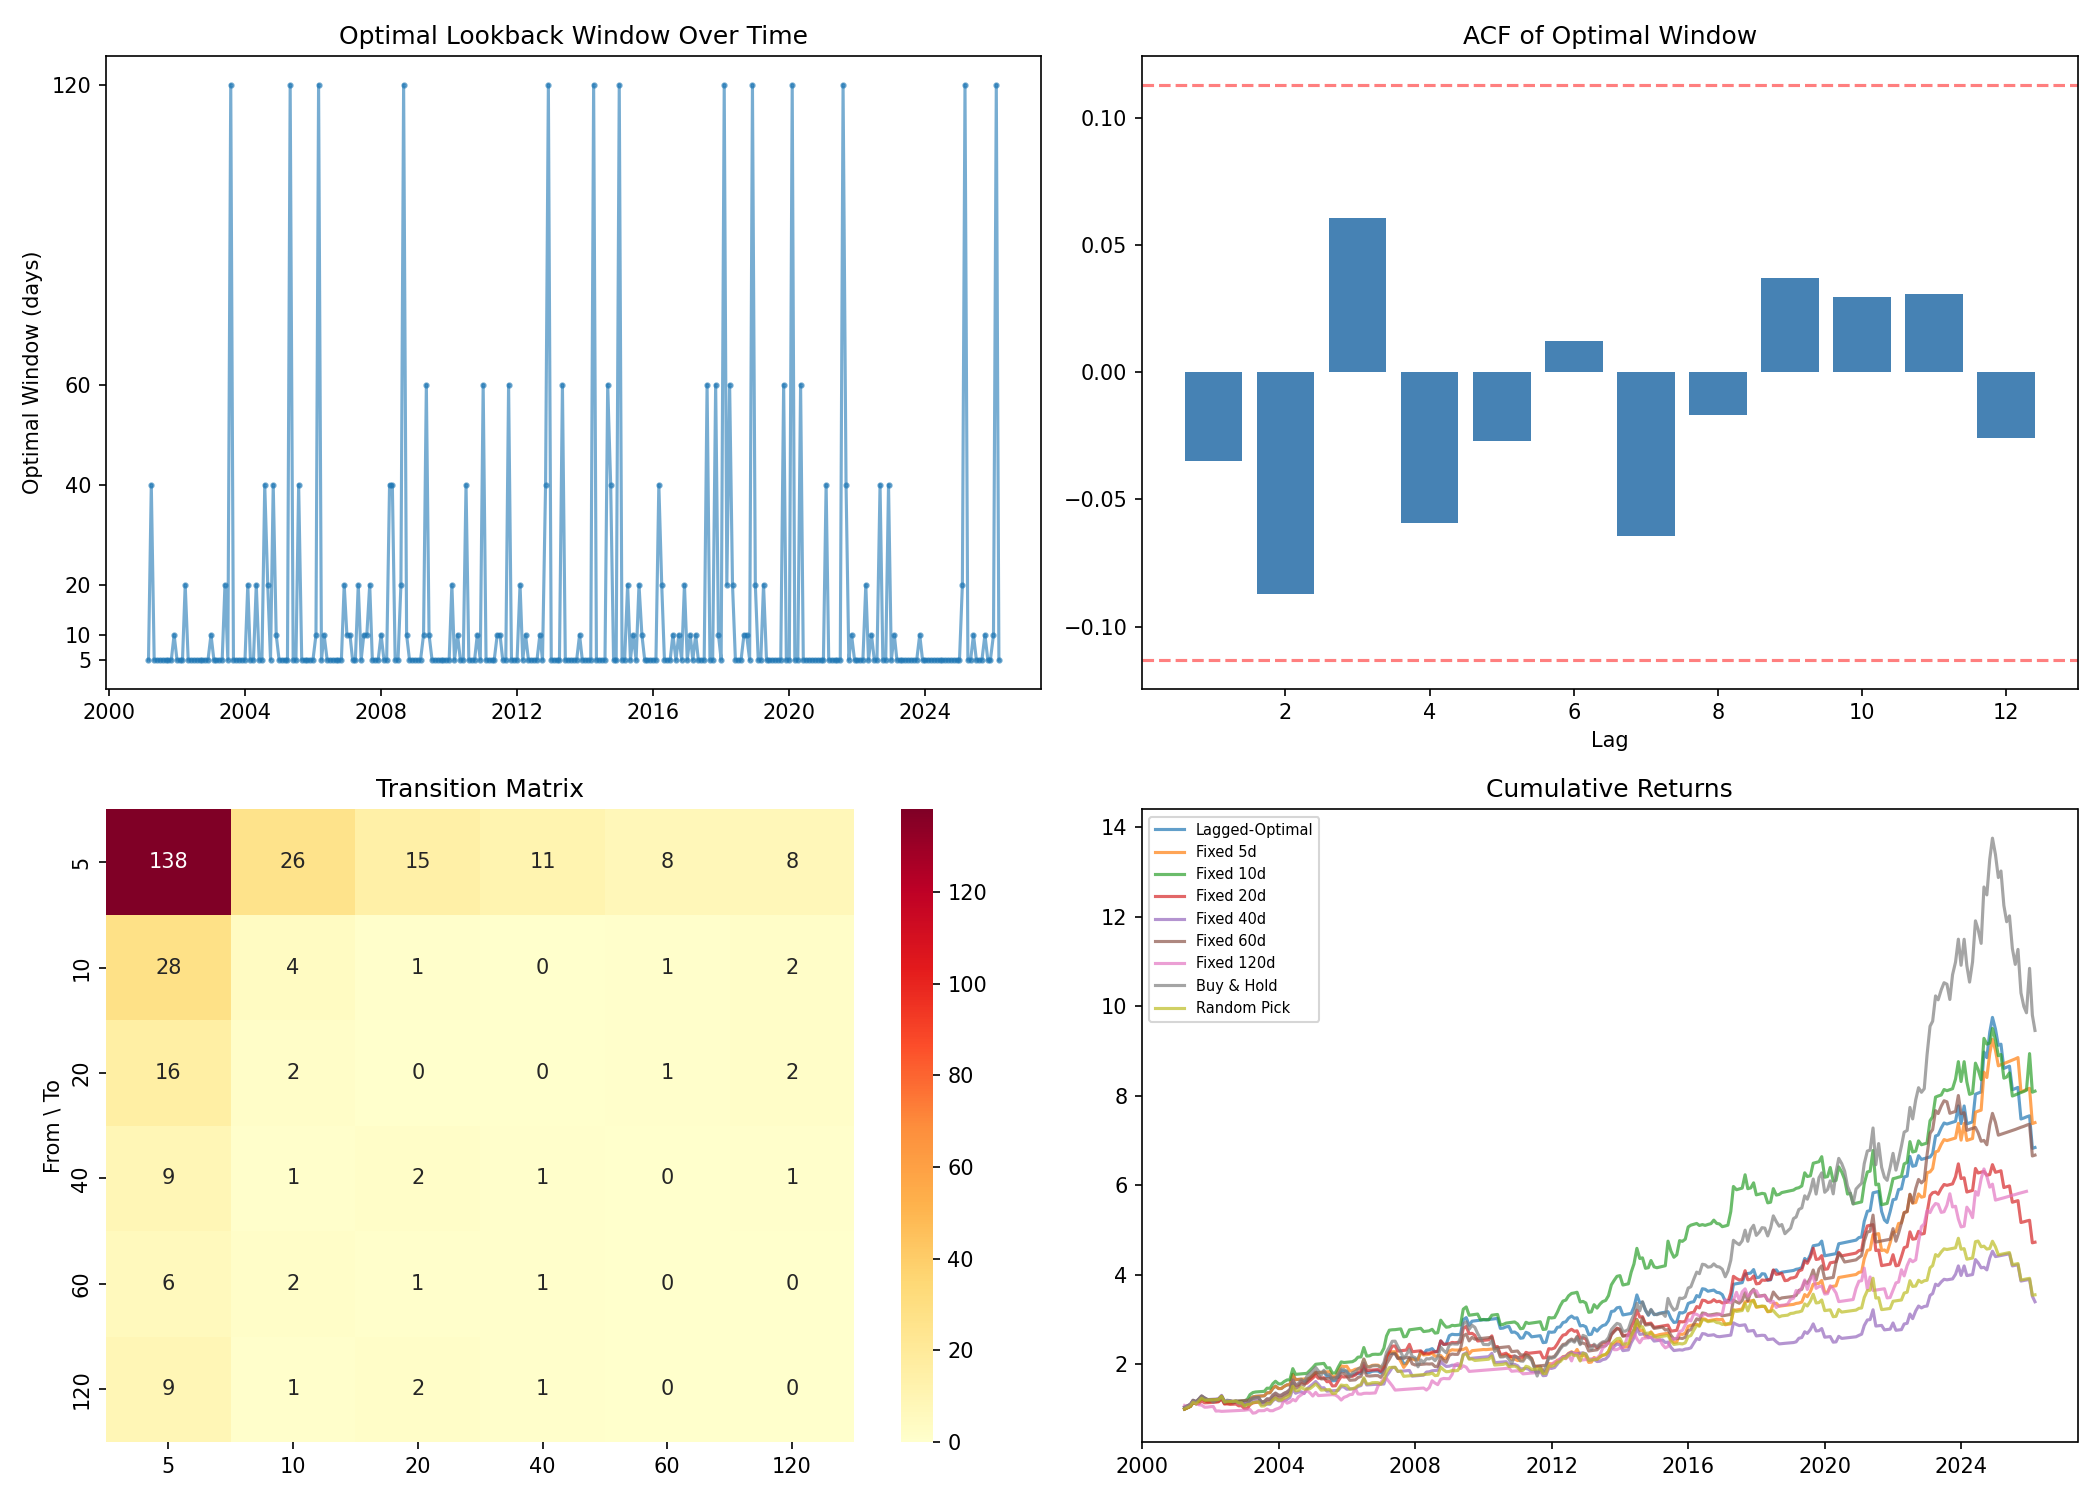

Here is the Python script that generated this plot:
import pandas as pd
import numpy as np
import yfinance as yf
from pandas_datareader import data as pdr
from statsmodels.stats.diagnostic import acorr_ljungbox
from statsmodels.tsa.stattools import acf, pacf
from scipy import stats
import matplotlib.pyplot as plt
import seaborn as sns
from itertools import groupby

# =============================================================
# 1. DATA
# =============================================================

vti = yf.download('VTI', start='2001-01-01', end='2026-03-27')['Close']
# Handle MultiIndex columns from recent yfinance versions
if isinstance(vti, pd.DataFrame):
    vti = vti['VTI'] if 'VTI' in vti.columns else vti.iloc[:, 0]
vti = vti.squeeze()
vti.name = 'VTI'

# FRED 3-month T-bill (secondary market, daily, annualized %)
tbill = pdr.get_data_fred('DTB3', start='2001-01-01', end='2026-03-27')
tbill = tbill['DTB3'].dropna()
tbill_daily = tbill / 100 / 252  # approx daily yield

# align dates
common = vti.index.intersection(tbill_daily.index)
vti = vti.loc[common]
tbill_daily = tbill_daily.loc[common]

# =============================================================
# 2. MONTH-END REBALANCING DATES
# =============================================================

# use last trading day of each month
month_ends = vti.resample('ME').last().index
# map each month-end label to actual last trading day
month_end_dates = []
for me in month_ends:
    mask = vti.index[vti.index.month == me.month]
    mask = mask[mask.year == me.year]
    if len(mask) > 0:
        month_end_dates.append(mask[-1])

month_end_dates = pd.DatetimeIndex(month_end_dates).drop_duplicates().sort_values()

# =============================================================
# 3. COMPUTE OPTIMAL WINDOW EACH MONTH
# =============================================================

windows = [5, 10, 20, 40, 60, 120]

records = []

for i in range(1, len(month_end_dates) - 1):
    decision_date = month_end_dates[i]
    next_date = month_end_dates[i + 1]

    # realized VTI return over the coming month
    ret_vti = vti.loc[next_date] / vti.loc[decision_date] - 1

    # realized cash return over the coming month (compounded daily yields)
    cash_mask = tbill_daily.loc[decision_date:next_date].iloc[1:]  # exclude decision date
    ret_cash = (1 + cash_mask).prod() - 1

    best_return = -np.inf
    best_window = None

    for w in windows:
        # find the trading day ~w days before decision_date
        loc = vti.index.get_loc(decision_date)
        if loc - w < 0:
            continue
        lookback_date = vti.index[loc - w]
        trailing_ret = vti.loc[decision_date] / vti.loc[lookback_date] - 1

        # binary rule
        if trailing_ret >= 0:
            realized = ret_vti
        else:
            realized = ret_cash

        # tie-break: largest window wins (iterate ascending, strict >)
        if realized > best_return:
            best_return = realized
            best_window = w

    # skip months where all windows were too short for the available history
    if best_window is not None:
        records.append({
            'date': decision_date,
            'optimal_window': best_window,
            'best_return': best_return,
            'vti_return': ret_vti,
            'cash_return': ret_cash
        })

df = pd.DataFrame(records).set_index('date')
seq = df['optimal_window']

print(f"Total months: {len(seq)}")
print(f"\nFrequency of optimal window:")
print(seq.value_counts().sort_index())

# =============================================================
# 4. AUTOCORRELATION TESTS
# =============================================================

# encode windows as integers for ACF (use raw values — ordinal spacing is meaningful)
seq_vals = seq.values.astype(float)

# ACF / PACF
nlags = 12
acf_vals, acf_ci = acf(seq_vals, nlags=nlags, alpha=0.05)
pacf_vals, pacf_ci = pacf(seq_vals, nlags=nlags, alpha=0.05)

print("\n=== ACF (lags 1-12) ===")
for lag in range(1, nlags + 1):
    sig = "*" if acf_ci[lag][0] > 0 or acf_ci[lag][1] < 0 else ""
    print(f"  Lag {lag:2d}: {acf_vals[lag]:+.4f} {sig}")

print("\n=== PACF (lags 1-12) ===")
for lag in range(1, nlags + 1):
    sig = "*" if pacf_ci[lag][0] > 0 or pacf_ci[lag][1] < 0 else ""
    print(f"  Lag {lag:2d}: {pacf_vals[lag]:+.4f} {sig}")

# Ljung-Box
lb = acorr_ljungbox(seq_vals, lags=12, return_df=True)
print("\n=== Ljung-Box test ===")
print(lb.to_string())

# =============================================================
# 5. RUNS TEST
# =============================================================

# runs test on whether window stays the same or changes
median_val = np.median(seq_vals)
binary = (seq_vals >= median_val).astype(int)
n_runs = sum(1 for _ in groupby(binary))
n1 = binary.sum()
n0 = len(binary) - n1
n = len(binary)

# expected runs under independence
mu_runs = (2 * n0 * n1) / n + 1
var_runs = (2 * n0 * n1 * (2 * n0 * n1 - n)) / (n**2 * (n - 1))
z_runs = (n_runs - mu_runs) / np.sqrt(var_runs) if var_runs > 0 else 0
p_runs = 2 * (1 - stats.norm.cdf(abs(z_runs)))

print(f"\n=== Runs Test (above/below median) ===")
print(f"  Runs: {n_runs}, Expected: {mu_runs:.1f}, Z: {z_runs:.3f}, p: {p_runs:.4f}")

# =============================================================
# 6. TRANSITION MATRIX + CHI-SQUARE
# =============================================================

window_labels = sorted(seq.unique())
n_states = len(window_labels)
w_to_idx = {w: i for i, w in enumerate(window_labels)}

trans = np.zeros((n_states, n_states), dtype=int)
for t in range(len(seq) - 1):
    i = w_to_idx[seq.iloc[t]]
    j = w_to_idx[seq.iloc[t + 1]]
    trans[i, j] += 1

trans_df = pd.DataFrame(trans, index=window_labels, columns=window_labels)
trans_df.index.name = 'From \\ To'

print("\n=== Transition Matrix ===")
print(trans_df.to_string())

# chi-square test of independence
chi2, p_chi2, dof, expected = stats.chi2_contingency(trans)
print(f"\nChi-square: {chi2:.2f}, df: {dof}, p: {p_chi2:.4f}")

# =============================================================
# 7. LAGGED-OPTIMAL STRATEGY TEST
# =============================================================

# strategy: use last month's optimal window for this month's decision
df['lagged_window'] = df['optimal_window'].shift(1)
df_strat = df.dropna(subset=['lagged_window']).copy()
df_strat['lagged_window'] = df_strat['lagged_window'].astype(int)

# risk-free rate per month for excess-return Sharpe
monthly_rf = tbill_daily.resample('ME').sum()

# compute return under lagged-optimal strategy
lagged_returns = []
for idx, row in df_strat.iterrows():
    w = int(row['lagged_window'])
    loc = vti.index.get_loc(idx)
    if loc - w < 0:
        lagged_returns.append(np.nan)
        continue
    lookback_date = vti.index[loc - w]
    trailing_ret = vti.loc[idx] / vti.loc[lookback_date] - 1

    if trailing_ret >= 0:
        lagged_returns.append(row['vti_return'])
    else:
        lagged_returns.append(row['cash_return'])

df_strat['lagged_strategy_return'] = lagged_returns
df_strat = df_strat.dropna()

# baselines: each fixed window
for w in windows:
    rets = []
    for idx, row in df_strat.iterrows():
        loc = vti.index.get_loc(idx)
        if loc - w < 0:
            rets.append(np.nan)
            continue
        lookback_date = vti.index[loc - w]
        trailing_ret = vti.loc[idx] / vti.loc[lookback_date] - 1
        if trailing_ret >= 0:
            rets.append(row['vti_return'])
        else:
            rets.append(row['cash_return'])
    df_strat[f'fixed_{w}'] = rets

# buy and hold baseline
df_strat['buy_hold'] = df_strat['vti_return']

# random baseline: simulate randomly picking one window per month
rng = np.random.default_rng(42)
fixed_cols = [f'fixed_{w}' for w in windows]
random_picks = rng.integers(0, len(windows), size=len(df_strat))
df_strat['random_pick'] = [
    df_strat[fixed_cols[pick]].iloc[i]
    for i, pick in enumerate(random_picks)
]

# =============================================================
# 8. PERFORMANCE COMPARISON
# =============================================================

def perf_stats(returns, label, monthly_rf=monthly_rf):
    r = returns.dropna()
    ann_ret = (1 + r).prod() ** (12 / len(r)) - 1
    ann_vol = r.std() * np.sqrt(12)
    # excess-return Sharpe using matched monthly risk-free rates
    rf_aligned = monthly_rf.reindex(r.index, method='ffill').fillna(0)
    excess = r - rf_aligned
    ann_excess = excess.mean() * 12
    sharpe = ann_excess / ann_vol if ann_vol > 0 else 0
    cum = (1 + r).cumprod()
    dd = (cum / cum.cummax() - 1).min()
    return {
        'Strategy': label,
        'Ann Return': f"{ann_ret:.2%}",
        'Ann Vol': f"{ann_vol:.2%}",
        'Sharpe': f"{sharpe:.3f}",
        'Max DD': f"{dd:.2%}"
    }

strategies = [('Lagged-Optimal', df_strat['lagged_strategy_return'])]
strategies += [(f'Fixed {w}d', df_strat[f'fixed_{w}']) for w in windows]
strategies += [('Buy & Hold', df_strat['buy_hold'])]
strategies += [('Random Pick', df_strat['random_pick'])]

perf = pd.DataFrame([perf_stats(r, name) for name, r in strategies])
print("\n=== Performance Comparison ===")
print(perf.to_string(index=False))

# paired t-test: lagged-optimal vs buy-and-hold
diff = df_strat['lagged_strategy_return'] - df_strat['buy_hold']
t_stat, p_val = stats.ttest_1samp(diff.dropna(), 0)
print(f"\nLagged-Optimal vs Buy&Hold: t={t_stat:.3f}, p={p_val:.4f}")

# lagged-optimal vs best fixed window
best_fixed = max(fixed_cols, key=lambda c: df_strat[c].dropna().mean())
diff2 = df_strat['lagged_strategy_return'] - df_strat[best_fixed]
t2, p2 = stats.ttest_1samp(diff2.dropna(), 0)
print(f"Lagged-Optimal vs {best_fixed}: t={t2:.3f}, p={p2:.4f}")

# =============================================================
# 9. PLOTS
# =============================================================

fig, axes = plt.subplots(2, 2, figsize=(14, 10))

# optimal window over time
axes[0, 0].plot(df.index, df['optimal_window'], 'o-', markersize=2, alpha=0.6)
axes[0, 0].set_ylabel('Optimal Window (days)')
axes[0, 0].set_title('Optimal Lookback Window Over Time')
axes[0, 0].set_yticks(windows)

# ACF
axes[0, 1].bar(range(1, nlags + 1), acf_vals[1:], color='steelblue')
axes[0, 1].axhline(1.96 / np.sqrt(len(seq)), ls='--', color='red', alpha=0.5)
axes[0, 1].axhline(-1.96 / np.sqrt(len(seq)), ls='--', color='red', alpha=0.5)
axes[0, 1].set_xlabel('Lag')
axes[0, 1].set_title('ACF of Optimal Window')

# transition heatmap
sns.heatmap(trans_df, annot=True, fmt='d', cmap='YlOrRd', ax=axes[1, 0])
axes[1, 0].set_title('Transition Matrix')

# cumulative returns
for name, r in strategies:
    cum = (1 + r.dropna()).cumprod()
    axes[1, 1].plot(df_strat.index[:len(cum)], cum.values, label=name, alpha=0.7)
axes[1, 1].legend(fontsize=7, loc='upper left')
axes[1, 1].set_title('Cumulative Returns')

plt.tight_layout()
plt.savefig('lookback_analysis.png', dpi=150)
plt.show()

print("\nDone.")
